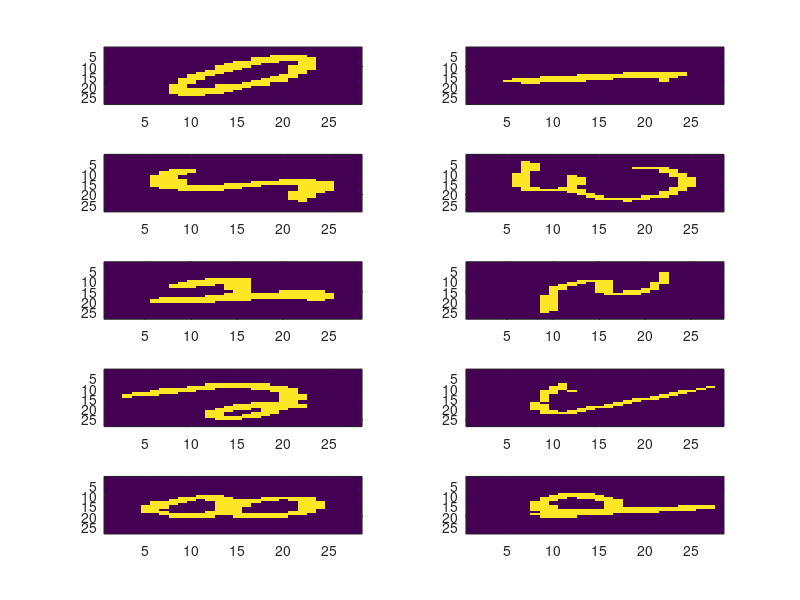

The MATLAB source for this figure:
load("data.mat");

% part 1a
figure
for i=1:10
    subplot(5, 2, i)
    imagesc(reshape(data_10(i, :), 28, 28));
end
